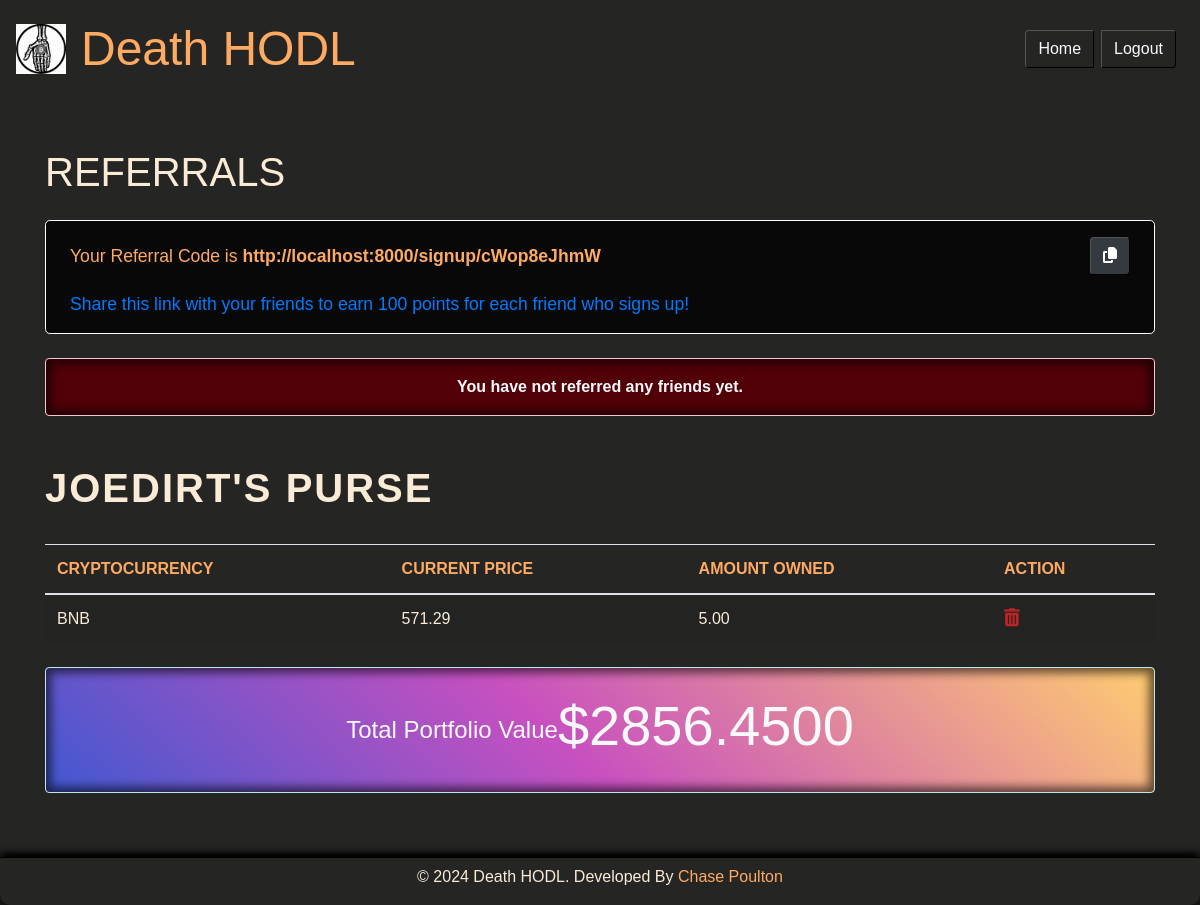
Page /portfolio/ (signed in) on the earlier database version.
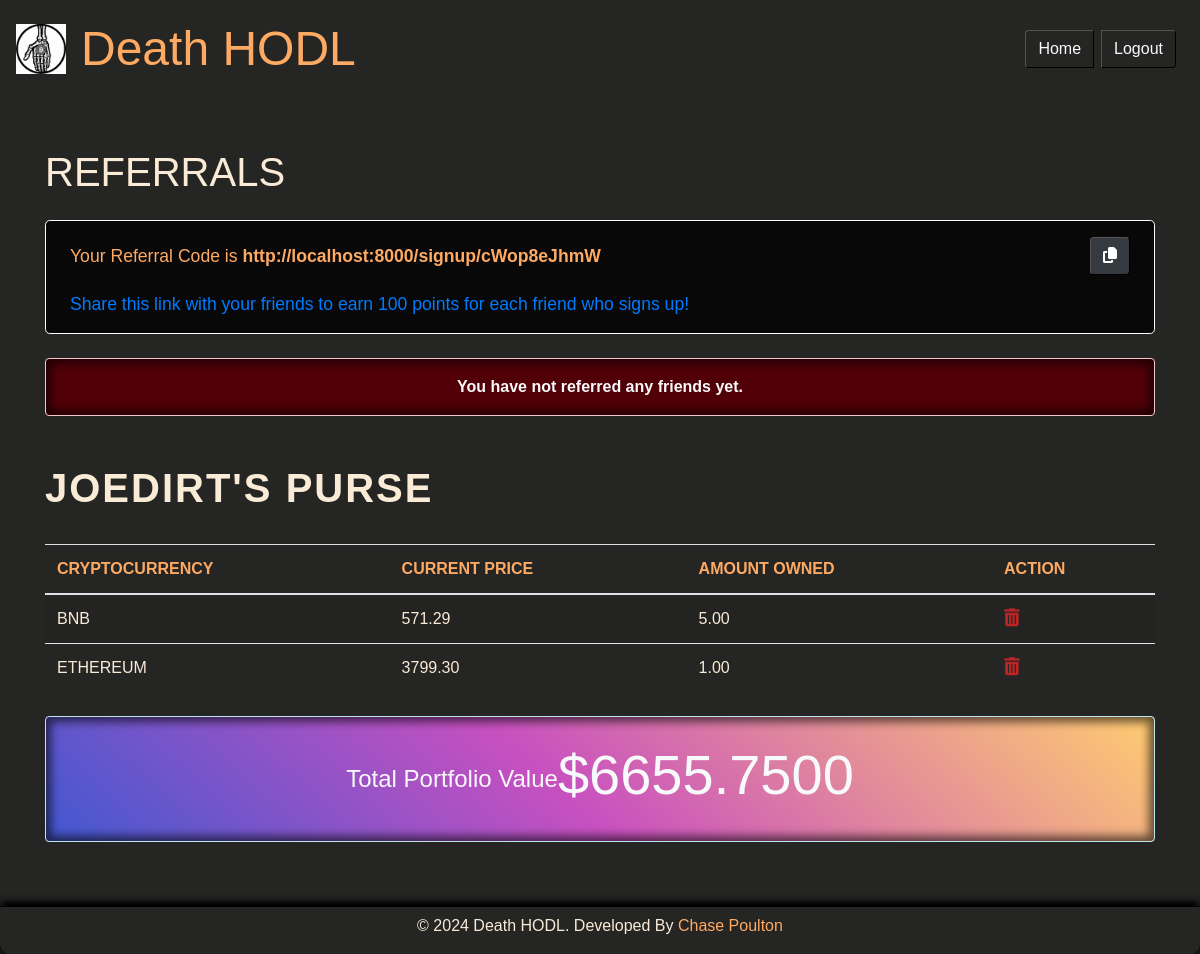
Same page on the later database version.
### mainapp/models.py (models this page shows, shortened)
class Profile(models.Model):
    user = models.OneToOneField(User, on_delete=models.CASCADE)
    referral_code = models.CharField(max_length=10, unique=True)
    bonus = models.IntegerField(default=0)

class Cryptocurrency(models.Model):
    user = models.ForeignKey(User, on_delete=models.CASCADE, related_name='cryptocurrencies', null=True)
    id_from_api = models.CharField(max_length=50)
    name = models.CharField(max_length=50)
    symbol = models.CharField(max_length=10)
    current_price = models.DecimalField(max_digits=10, decimal_places=2)
    quantity = models.DecimalField(max_digits=10, decimal_places=2, default=1)
    class Meta:
        unique_together = ('user', 'name')

class Portfolio(models.Model):
    user = models.ForeignKey(User, on_delete=models.CASCADE, related_name='portfolios')
    total_value = models.DecimalField(max_digits=15, decimal_places=2)

### mainapp/views.py (the view, shortened to what this page needs)
# urls.py: path("portfolio/", views.portfolio_view, name="portfolio"),
@login_required(login_url="login")
def portfolio_view(request):
    current_user = request.user
    referral_code = current_user.profile.referral_code
    referrals = Referal.objects.filter(referrer=current_user)
    total_bonus = current_user.profile.bonus
    user_cryptocurrencies = Cryptocurrency.objects.filter(user=current_user)
    if user_portfolio := Portfolio.objects.filter(user=current_user).first():
        portfolio = Portfolio.objects.get(user=current_user)
        new_portfolio_value = 0
        user_cryptocurrencies = Cryptocurrency.objects.filter(user=current_user)
        for cryptocurrency in user_cryptocurrencies:
            total_value = cryptocurrency.quantity * cryptocurrency.current_price
            new_portfolio_value += total_value
        portfolio.total_value = new_portfolio_value
        portfolio.save()
        context = {
            'current_user': current_user,
            'referral_code': referral_code,
            'user_cryptocurrencies': user_cryptocurrencies,
            'user_portfolio': user_portfolio,
            'referrals': referrals,
            'total_bonus': total_bonus,
            'new_portfolio_value': new_portfolio_value,
        }
    return render(request, 'portfolio.html', context)

### templates/portfolio.html (shortened to what this page needs)
{% extends 'base.html' %}
{% block content %}
<div class="main-container">
  <h1 class="mb-4">REFERRALS</h1>
  <div class="my-4 py-3 px-4 rounded-lg referral-code">
    <div class="d-flex align-items-center justify-content-between">
      <p class="mb-0">Your Referral Code is <strong>http://localhost:8000/signup/{{ referral_code }}</strong></p>
      <button class="btn btn-dark btn-md copy-btn" onclick="sendToClipboard()"><i class="fas fa-copy"></i></button>
    </div>
    <p class="ml-0 mt-3 mb-0"><a href="http://localhost:8000/signup/{{ referral_code }}">Share this link with your friends to earn 100 points for each friend who signs up!</a></p>
  </div>
  {% if referrals %}
  <div class="mb-5">
  <table class="table table-striped table-hover custom-table mt-5">
      <thead>
        <tr>
          <th scope="col">#</th>
          <th scope="col">Referral User</th>
          <th scope="col">Date Joined</th>
        </tr>
      </thead>
      <tbody>
        {% for referral in referrals %}
          <tr>
            <td>{{ forloop.counter }}</td>
            <td>{{ referral.user }}</td>
            <td>{{ referral.user.date_joined }}</td>
          </tr>
        {% endfor %}
      </tbody>
    </table>
    <div class="row mt-5">
      <div class="col-md-6">
        <div class="alert alert-success py-3 mb-3">
          <h4 class="mb-0">Total Referrals</h4>
          <p class="mb-0 display-4">{{ referrals|length }}</p>
        </div>
      </div>
      <div class="col-md-6">
        <div class="alert alert-info py-3 mb-3">
          <h4 class="mb-0 text-dark">Total Points Earned</h4>
          <p class="mb-0 display-4 text-dark">{{ total_bonus }}</p>
        </div>
      </div>
    </div>
  </div>
  {% else %}
  <div class="alert alert-danger my-4 p-3 rounded text-center text-light">
    You have not referred any friends yet.
  </div>
  {% endif %}
  <h1 class="mb-4 mt-5 custom-heading">{{ current_user|upper }}'s Purse</h1>
  {% if user_cryptocurrencies %}
    <div class="table-responsive">
      <table class="table table-striped mb-4 mt-2 custom-table">
        <thead>
          <tr>
            <th class="table-header" scope="col">Cryptocurrency</th>
            <th class="table-header" scope="col">Current Price</th>
            <th class="table-header" scope="col">Amount Owned</th>
            <th class="table-header" scope="col">Action</th>
          </tr>
        </thead>
        <tbody>
          {% for crypto in user_cryptocurrencies %}
            <tr>
              <td>{{ crypto.name }}</td>
              <td>{{ crypto.current_price }}</td>
              <td>{{ crypto.quantity }}</td>
              <td><a href="{% url 'delete_from_portfolio' crypto.id %}"><i class="fa fa-trash red-arrow"></i></a></td>
            </tr>
          {% endfor %}
        </tbody>
      </table>
    </div>
      <div class="alert alert-info py-3 mb-3 fancy-color">
        <h4 class="mb-0 text-light">Total Portfolio Value</h4>
        <p class="mt-2 display-4 text-light">${{ new_portfolio_value }}</p>
      </div>
  {% else %}
  <div class="alert alert-danger my-3 p-3 rounded text-center text-light">
    You have not added any cryptocurrencies to your portfolio yet.
  </div>
  <p><a class="btn btn-outline-light" href="{% url 'home' %}">Add Cryptocurrencies</a></p>
  {% endif %}
  <br><br><br><br>
</div>
{% endblock %}

### templates/base.html (shortened to what this page needs)
{% load static %}
<!doctype html>
<html id='root' lang="en">
  <head>
    <link href="{% static 'css/custom.css' %}" rel="stylesheet">
    <link rel="stylesheet" href="https://stackpath.bootstrapcdn.com/bootstrap/4.3.1/css/bootstrap.min.css">
    <link href="https://cdnjs.cloudflare.com/ajax/libs/font-awesome/5.13.0/css/all.min.css" rel="stylesheet">
    <link href="https://fonts.cdnfonts.com/css/pricedown" rel="stylesheet">
  </head>
  <body>
    {% include 'navbar.html' %}
    <div class="container">
      {% block content %}
      {% endblock content %}
    </div>
    {% include 'footer.html' %}
  </body>
</html>

### templates/navbar.html (shortened to what this page needs)
   {% load static %}
   <nav class="navbar navbar-expand-md">
       <img src="{% static '/images/deathhodl-logo.png' %}" height="50px" alt="logo" class="custom-nav-logo" />
       <a class="navbar-brand mr-2 my-2 my-sm-0 custom-nav-logo" href="{% url 'home' %}">Death HODL</a>
       <div class="collapse navbar-collapse" id="navbarNav">
           <ul class="navbar-nav">
             {% if user.is_authenticated %}
             <div class="btn-group" role="group">
               {% if request.resolver_match.url_name != 'home' %}
                 <a class="charts btn btn-outline-light my-2 my-sm-0 mr-2" href="{% url 'home' %}">Home</a>
               {% endif %}
               <a class="logout btn btn-outline-light my-2 my-sm-0 mr-2" href="{% url 'logout' %}">Logout</a>
             </div>
             {% else %}
             <div class="btn-group" role="group">
               <a class="btn btn-outline-light my-2 my-sm-0 mr-2" href="{% url 'login' %}">Login</a>
               <a class="btn btn-outline-light my-2 my-sm-0" href="{% url 'signup' %}">Signup</a>
             </div>
             {% endif %}
           </ul>
         </div>
       </nav>

### templates/footer.html (shortened to what this page needs)
{% load static %}
<footer>
        <div class="row justify-content-center">
            <div class="col-lg-12 col-md-12 col-sm-12 col-xs-12">
                <div class="copy-right text-center">
                    <p>© 2024 Death HODL. Developed By <a href="https://chasepoulton.com/" class="name-text">Chase Poulton</a></p>
                </div>
            </div>
        </div>
</footer>

### crypto/static/css/custom.css (style rules this page uses)
body { background-color: #252524 !important; background: #252524; font-family: 'Pricedown Bl', sans-serif; background-size: cover !important; }
h2, h1, th, tr, thead { font-family: 'Pricedown Bl', sans-serif; color: antiquewhite; }
p { font-family: 'Pricedown Bl', sans-serif; color: antiquewhite; }
#root, .container, html { background-color: #252524; background: #252524; }
.red-arrow { font-size: 18px; color: #BB2525; }
.main-container { background: #252524; font-family: 'Pricedown Bl', sans-serif; color: antiquewhite }
.table-header { font-family: 'Pricedown Bl', sans-serif; color: #FEAA63; user-select: none; }
.custom-nav-logo { font-family: 'Pricedown Bl', sans-serif; font-size: 48px; font-weight: 500; }
nav { background: #252524; color: antiquewhite; margin-bottom: 50px; position: fixed ; top: 0; width: 100%; z-index: 1; }
.navbar-brand.mr-2.my-2.my-sm-0.custom-nav-logo { font-size: 48px; font-weight: 500; margin-left: 15px; color: #FEAA63; }
footer { position: fixed; left: 0; bottom: 0; width: 100%; background-color: #252524; color: antiquewhite; text-align: center; z-index: 1; box-shadow : 0px -7.5px 4px -4px black, 0px 0px 10px 5px rgba(0,0,0,0.6); border: 1.5px 0px outset black; border-top: .5px inset black; border-top-left-radius: 0px; border-top-right-radius: 0px; border-bottom-left-radius: 10px; border-bottom-right-radius: 10px; }
.copy-right.text-center { margin-top: 7.5px; }
.name-text { color: #FEAA63; }
.referral-code { background-color: #080808; border-radius: 5px; padding: 1rem; margin-bottom: 1rem; border: 1px solid #fff; }
.referral-code p { font-size: 1.1rem; color: #FEAA63; }
.custom-heading { font-size: 2.5rem; font-weight: 600; letter-spacing: 2px; text-transform: uppercase; margin-bottom: .5rem; }
.custom-table { text-transform: uppercase; width: 100%; margin-bottom: 1rem; color: #fff; background-color: #252524; }
th, td { padding: 0.75rem; vertical-align: middle; border-top: 1px solid rgba(255, 255, 255, 0.1); bord }
th { font-weight: bold; text-transform: uppercase; border-bottom: 5px solid rgb(0, 0, 0); text-align: center; font-family: 'Roboto', sans-serif; }
.alert { padding: 0.5rem 1rem !important; background-color: #252530 !important; border-radius: 10px; box-shadow: inset 0px 0px 10px 5px rgba(0,0,0,0.6); display: flex; align-items: center; justify-content: center; margin: auto; font-family: 'Pricedown Bl', sans-serif; outline: none; }
.alert-info { font-weight: bold !important; }
.alert-danger { background-color: #520008 !important; color: rgb(0, 0, 0) !important; font-weight: bold !important; }
.fancy-color { background-color: #4158D0; background-image: linear-gradient(43deg, #4158D0 0%, #C850C0 46%, #FFCC70 100%); }
.btn { background-color: #252524; border: 1.5px outset black !important; color: #FEAA63; font-family: 'Pricedown Bl', sans-serif; font-size: x-large; }

Differences in the rows shown:
added Cryptocurrency: name "ETHEREUM", current_price "3799.30", quantity "1.00"
changed Portfolio: total_value "2856.4500" → "6655.7500"
